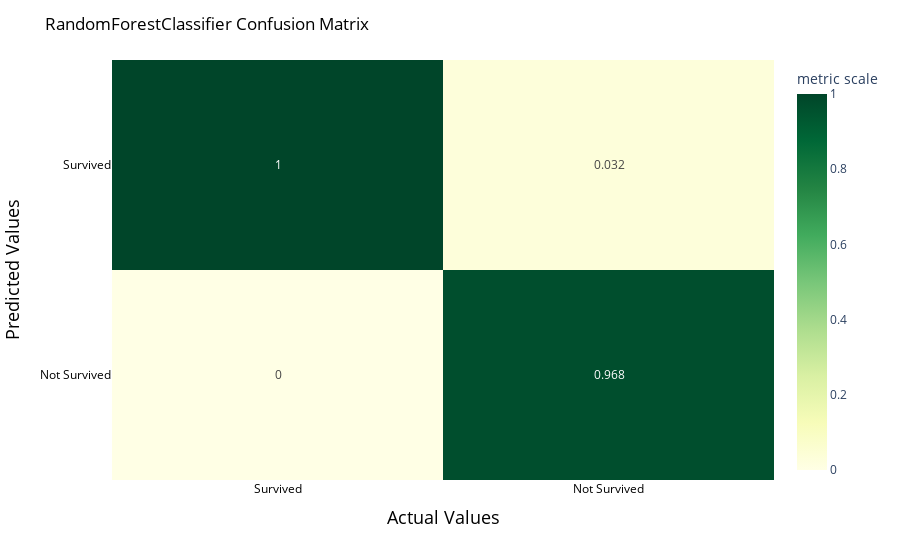

The code cell stored with this chart in its notebook:
### Markdown cell above
# Confusion Matrix Plot

### Code cell
# Random Forest
y_pred = rf_best_estimator.predict(X_test) # Predict the target variable for the test data 
plotly_fig = cm_plot(rf_best_estimator, y_test, y_pred, classes=["Not Survived", "Survived"], save_fig_path="model/RandomForest_CM.html")
plotly_fig

### Figure 1 — Plotly figure (JSON) as saved in the notebook; plotly's stock layout.template omitted (floating-point values rounded to 4 significant figures)
{"data": [{"coloraxis": "coloraxis", "hovertemplate": "Actual Values: %{x}<br>Predicted Values: %{y}<br>metric scale: %{z}<extra></extra>", "name": "0", "texttemplate": "%{z}", "type": "heatmap", "x": [0, 1], "xaxis": "x", "y": ["Survived", "Not Survived"], "yaxis": "y", "z": [[1, 0.032], [0, 0.968]]}], "layout": {"autosize": false, "coloraxis": {"colorbar": {"title": {"text": "metric scale"}}, "colorscale": [[0, "rgb(255,255,229)"], [0.125, "rgb(247,252,185)"], [0.25, "rgb(217,240,163)"], [0.375, "rgb(173,221,142)"], [0.5, "rgb(120,198,121)"], [0.625, "rgb(65,171,93)"], [0.75, "rgb(35,132,67)"], [0.875, "rgb(0,104,55)"], [1, "rgb(0,69,41)"]]}, "margin": {"t": 60}, "title": {"font": {"color": "black"}, "text": "RandomForestClassifier Confusion Matrix"}, "xaxis": {"anchor": "y", "color": "black", "constrain": "domain", "domain": [0, 1], "dtick": 20, "scaleanchor": "y", "showticklabels": true, "tickmode": "array", "ticktext": ["Survived", "Not Survived"], "tickvals": [0, 1], "title": {"font": {"size": 18}, "text": "Actual Values"}}, "yaxis": {"anchor": "x", "autorange": "reversed", "color": "black", "constrain": "domain", "domain": [0, 1], "dtick": 20, "showticklabels": true, "tickmode": "array", "ticktext": ["Survived", "Not Survived"], "tickvals": [0, 1], "title": {"font": {"size": 18}, "text": "Predicted Values"}}}}
